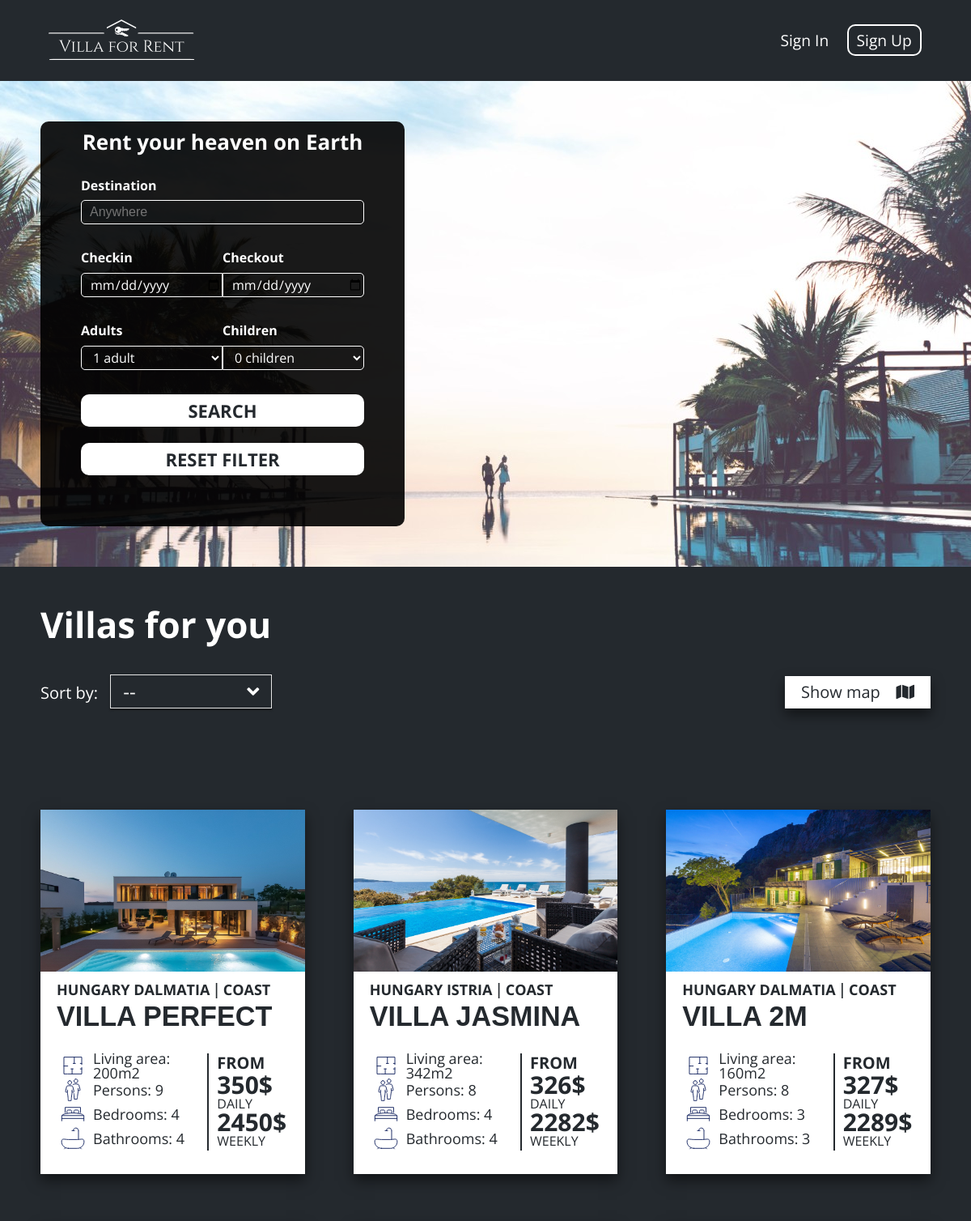
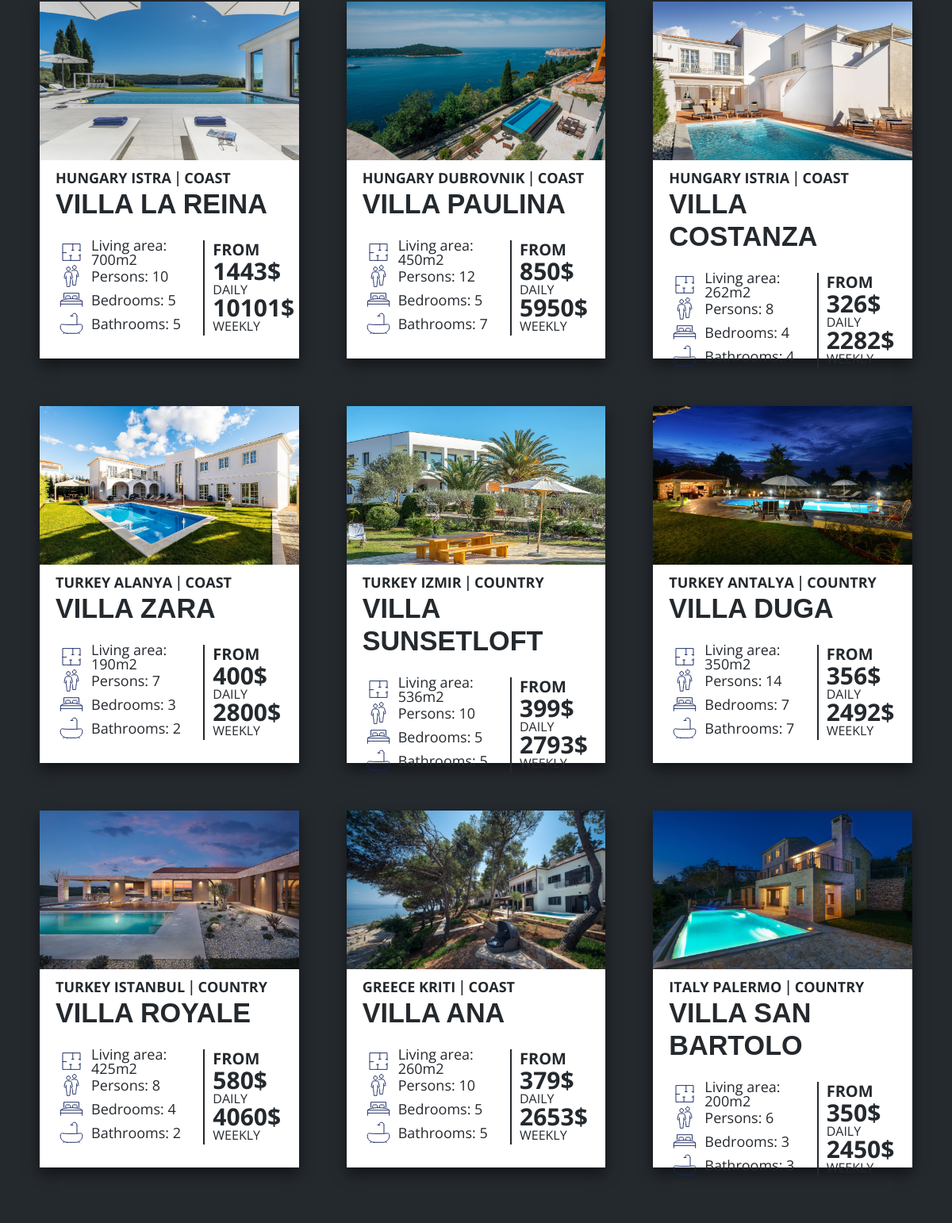
Screenshot of /main.php with the database file from the repository (2 pictures, top to bottom).
### tables this page shows
CREATE TABLE `hotels` (
  `id_hotel` int(11) NOT NULL,
  `name` varchar(50) NOT NULL,
  `main_img` varchar(100) NOT NULL,
  `location` varchar(50) NOT NULL,
  `place` varchar(10) NOT NULL,
  `price` decimal(8,0) NOT NULL,
  `l_area` int(4) NOT NULL,
  `persons` int(2) NOT NULL,
  `bedrooms` int(2) NOT NULL,
  `bathrooms` int(2) NOT NULL,
  `seperate_toilet` int(2) NOT NULL,
  `distance_to_sea` varchar(4) NOT NULL,
  `year_of_build` int(4) NOT NULL,
  `pets` varchar(10) NOT NULL,
  `young_groups` varchar(15) NOT NULL,
  `airport` varchar(4) NOT NULL,
  `beach` varchar(4) NOT NULL,
  `city` varchar(4) NOT NULL,
  `pharmacy` varchar(4) NOT NULL,
  `pub` varchar(4) NOT NULL,
  `restaurant` varchar(4) NOT NULL,
  `sea` varchar(4) NOT NULL,
  `wifi` tinyint(1) NOT NULL,
  `tv` tinyint(1) NOT NULL,
  `pool` tinyint(1) NOT NULL,
  `parking` tinyint(1) NOT NULL,
  `grill` tinyint(1) NOT NULL,
  `espresso` tinyint(1) NOT NULL,
  `baby` tinyint(1) NOT NULL,
  `washing` tinyint(1) NOT NULL
);

### php_components/hotel_card.php (the view, shortened to what this page needs)
<?php
    if (isset($_GET['filter'])) {
        $location = $_GET['destination'];
        $checkin = $_GET['checkin'];
        $checkout = $_GET['checkout'];
        $adults = $_GET['adults'];
        $children = $_GET['children'];
        $persons = $adults + $children;
        $_SESSION["hotel_location"] = $location;
        $_SESSION["hotel_persons"] = $persons;
        $query = "SELECT * FROM hotels WHERE location LIKE '$location%' AND persons >= $persons";
        $results = mysqli_query($db, $query);
    } else {
        $query = "SELECT * FROM hotels";
        $results = mysqli_query($db, $query);
    }
    while ($row = mysqli_fetch_array($results) ) {
?>
<a href="./hotel.php?hotel_name=<?php echo $row['name']?>"><article class="hotel_card">
    <figure class="img_card_hotel">
        <img src="<?php echo $row['main_img']?>" alt="<?php echo $row['name']?> picture"/>
    </figure>
    <div class="hotel_card_box">
        <div class="hotel_card_location">
            <p><?php echo $row['location']?></p> | <p><?php echo $row['place']?></p>
        </div>
        <div class="hotel_card_name">
            <h1><?php echo $row['name']?></h1>
        </div>
        <div class="hotel_card_info_box">
            <div class="hotel_card_area">
                <div>
                    <span>Living area: <?php echo $row['l_area']?>m2</span>
                </div>
                <div>
                    <span>Persons: <?php echo $row['persons']?></span>
                </div>
                <div>
                    <span>Bedrooms: <?php echo $row['bedrooms']?></span>
                </div>
                <div>
                    <img src="./assets/bathrooms.svg" alt="bathrooms" />
                    <span>Bathrooms: <?php echo $row['bathrooms']?></span>
                </div>
            </div>
            <div class="hotel_card_price">
                <h1>FROM</h1>
                <span class="daily_contet"><?php echo $row['price']?>$</span>
                <span>DAILY</span>
                <span class="weekly_contet"><?php echo $row['price']*7?>$</span>
                <span>WEEKLY</span>
            </div>
        </div>
    </div>
</article></a>
<?php   } ?>

### main.php (shortened to what this page needs)
<?php
include ("./server/server.php") ?>
<!DOCTYPE html>
<html lang="pl">
<head>
    <link rel="stylesheet" href="./css/main.css">
    <link rel="stylesheet" href="https://use.fontawesome.com/releases/v5.8.1/css/all.css"
>
</head>
<body class="main_body">
    <div class="bg_img"></div>
    <main class="main_page">
        <?php include ("./php_components/nav.php")?>
        <section class="filter_box">
            <div class="filter">
                <h1>Rent your heaven on Earth</h1>
                <form autocomplete="off" id="filter-form" class="filter_form" action="main.php" accept-charset="UTF-8"
                    method="GET">
                    <div class="filter_group">
                        <label>Destination</label>
                        <input name="destination" type="text" id="destination" class="input_button"
                            placeholder="Anywhere" />
                    </div>
                    <div class="filter_group_row">
                        <div class="filter_group_row_box">
                            <label>Checkin</label>
                            <input name="checkin" type="date" id="checkin" class="input_row left" value="dd-mm-rrrr" />
                        </div>
                        <div class="filter_group_row_box">
                            <label>Checkout</label>
                            <input name="checkout" type="date" id="checkout" class="input_row right"
                                value="dd-mm-rrrr" />
                        </div>
                    </div>
                    <div class="filter_group_row">
                        <div class="filter_group_row_box">
                            <label>Adults</label>
                            <select name="adults" id="adults" class="input_row left">
                                <option selected value="1">1 adult</option>
                            </select>
                        </div>
                        <div class="filter_group_row_box">
                            <label>Children</label>
                            <select name="children" id="children" class="input_row right">
                                <option selected value="0">0 children</option>
                            </select>
                        </div>
                    </div>
                    <input type="submit" name="filter" value="SEARCH" class="submit_button" />
                    <a href="main.php?reset='1'" class="submit_button">RESET FILTER</a>
                </form>
            </div>
        </section>
        <section class="content_change">
            <div class="title">
                <h1>Villas for you</h1>
            </div>
            <div class="sort">
                <p>Sort by:</p>
                <div class="dropdown_box">
                    <span>--<i class="fas fa-angle-down"></i></span>
                </div>
            </div>
            <div class="map_show_box" onclick="mapToogle()">
                <span>Show map</span>
                <i class="fas fa-map"></i>
            </div>
        </section>
        <section class="hotels grid_box" id="hotels">
            <?php include ("./php_components/hotel_card.php")?>
        </section>
    </main>
</body>
</html>

### php_components/nav.php (shortened to what this page needs)
<header id="navbar">
    <div class="nav_box">
        <a href="index.php"><div class="logo"><img src="assets/logo.png"/></div></a>
        <nav class="navigation">
            <ul>
                <?php  if (isset($_SESSION['confirm'])) : ?>
                    <li class="hide"><a href="#open-modal">Sign in</a></li>
                    <li class="hide" ><a href="join.php">Sign up</a></li>
                <?php else : ?>
                    <li><a href="#open-modal">Sign in</a></li>
                    <li><a href="join.php" class="border_last">Sign up</a></li>
                <?php endif ?>
            </ul>
        </nav>
    </div>
</header>

### rows the page displays
hotels: main_img (picture), location "HUNGARY DALMATIA", place "COAST", name "VILLA PERFECT", persons "9", bedrooms "4", bathrooms "4", price "350", $row['price']*7 "2450"
hotels: main_img (picture), location "HUNGARY ISTRIA", place "COAST", name "VILLA JASMINA", persons "8", bedrooms "4", bathrooms "4", price "326", $row['price']*7 "2282"
hotels: main_img (picture), location "HUNGARY DALMATIA", place "COAST", name "VILLA 2M", persons "8", bedrooms "3", bathrooms "3", price "327", $row['price']*7 "2289"
hotels: main_img (picture), location "HUNGARY ISTRA", place "COAST", name "VILLA LA REINA", persons "10", bedrooms "5", bathrooms "5", price "1443", $row['price']*7 "10101"
hotels: main_img (picture), location "HUNGARY DUBROVNIK", place "COAST", name "VILLA PAULINA", persons "12", bedrooms "5", bathrooms "7", price "850", $row['price']*7 "5950"
hotels: main_img (picture), location "HUNGARY ISTRIA", place "COAST", name "VILLA COSTANZA", persons "8", bedrooms "4", bathrooms "4", price "326", $row['price']*7 "2282"
hotels: main_img (picture), location "TURKEY ALANYA", place "COAST", name "VILLA ZARA", persons "7", bedrooms "3", bathrooms "2", price "400", $row['price']*7 "2800"
hotels: main_img (picture), location "TURKEY IZMIR", place "COUNTRY", name "VILLA SUNSETLOFT", persons "10", bedrooms "5", bathrooms "5", price "399", $row['price']*7 "2793"
hotels: main_img (picture), location "TURKEY ANTALYA", place "COUNTRY", name "VILLA DUGA", persons "14", bedrooms "7", bathrooms "7", price "356", $row['price']*7 "2492"
hotels: main_img (picture), location "TURKEY ISTANBUL", place "COUNTRY", name "VILLA ROYALE", persons "8", bedrooms "4", bathrooms "2", price "580", $row['price']*7 "4060"
hotels: main_img (picture), location "GREECE KRITI", place "COAST", name "VILLA ANA", persons "10", bedrooms "5", bathrooms "5", price "379", $row['price']*7 "2653"
hotels: main_img (picture), location "ITALY PALERMO", place "COUNTRY", name "VILLA SAN BARTOLO", persons "6", bedrooms "3", bathrooms "3", price "350", $row['price']*7 "2450"
